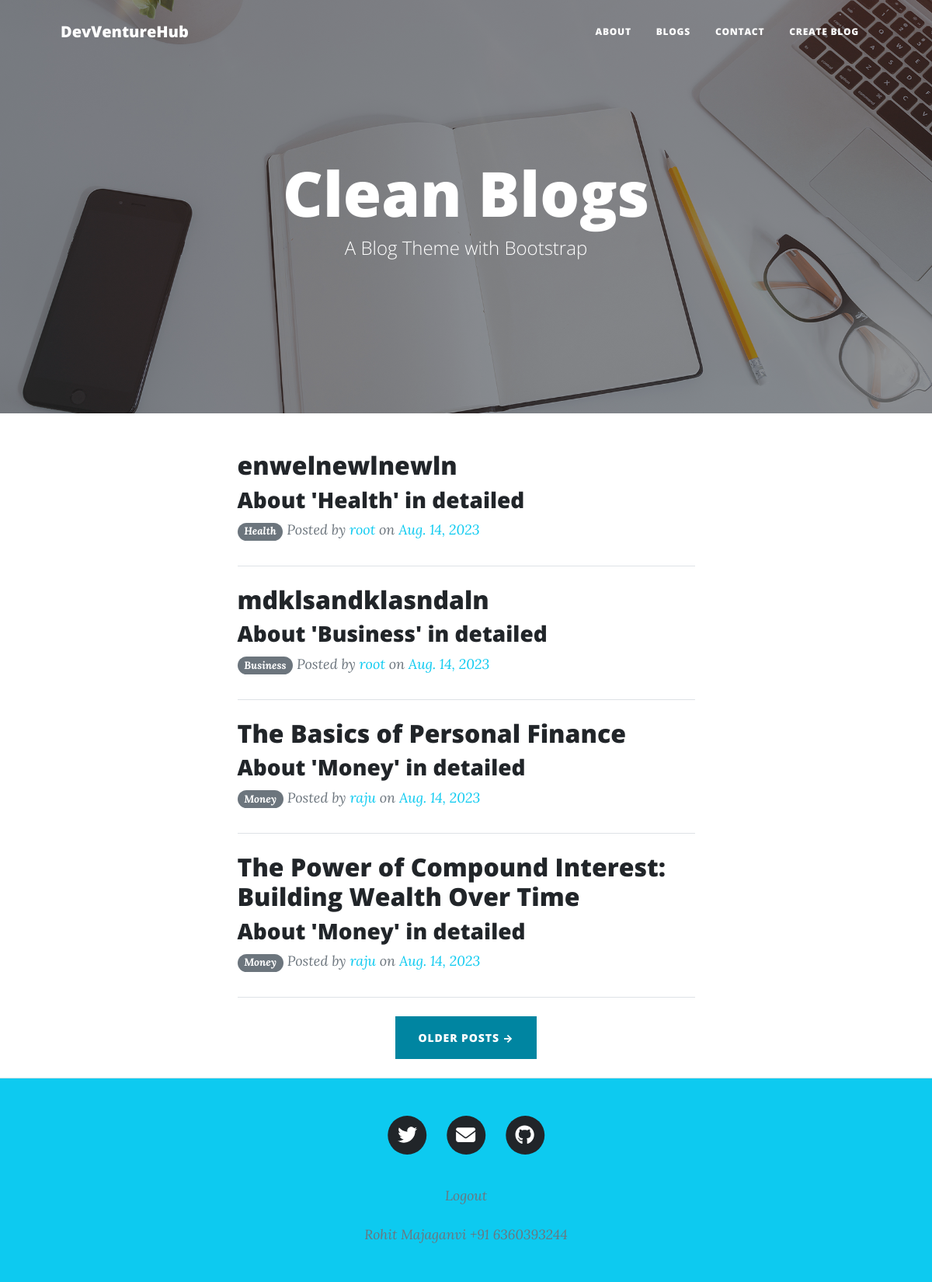
/ (signed in), run on the app's committed database.
### blog_page/models.py (models this page shows, shortened)
class Create_Blog(models.Model):
    blog_type = {
        ('World', 'World'),
        ('Design', 'Design'),
        ('Culture', 'Culture'),
        ('Politics', 'Politics'),
        ('Opinion', 'Opinion'),
        ('Science', 'Science'),
        ('Health', 'Health'),
        ('Travel', 'Travel'),
        ('Style', 'Style'),
        ('Personal', 'Personal'),
        ('Techno', 'Techno'),
        ('Money', 'Money'),
        ('Business', 'Business')
    }
    blog_id = models.UUIDField(default=uuid.uuid4)
    title = models.CharField(max_length=100, verbose_name='blog_name')
    blog_image = models.ImageField(upload_to='blog_images/')
    created_by = models.ForeignKey(Bloger, on_delete=models.CASCADE, unique=False, related_name='bloger_set')
    created_at = models.DateField(auto_now_add=True)
    blog_categery = models.CharField(max_length=10, choices=blog_type)
    content = models.TextField()

### users/models.py (models this page shows)
class Bloger(models.Model):
    user_id = models.UUIDField(default=uuid.uuid4)
    username = models.OneToOneField(User, on_delete=models.CASCADE, related_name='username_set')
    bloger_email = models.EmailField(max_length=100, unique=True, default= '@EmailField', null=False)
    contact_info = models.CharField(max_length=250, null=True, blank=True)
    join_date = models.DateTimeField(auto_now_add=True)
    def __str__(self) -> str:
        return self.username.username

### homepage/views.py (the view)
# urls.py: path('', home, name='home'),
def home(request):
    blog_list = Create_Blog.objects.filter(created_at__day__gte=0)
    return render(request, 'home/index.html', {'blog':blog_list})

### homepage/templates/home/index.html (shortened to what this page needs)
{% extends 'home/base.html' %}
{% load static %}
{% block content %}
    <header class="masthead" style="background-image: url('{% static 'assets/img/home-bg.jpg' %}')">
        <div class="container position-relative px-4 px-lg-5">
            <div class="row gx-4 gx-lg-5 justify-content-center">
                <div class="col-md-10 col-lg-8 col-xl-7">
                    <div class="site-heading">
                        <h1>Clean Blogs</h1>
                        <span class="subheading">A Blog Theme with Bootstrap</span>
                    </div>
                </div>
            </div>
        </div>
    </header>
    {% for blogs in blog %}
        {% if forloop.counter <= 5 %}
            <div class="container px-4 px-lg-5">
                <div class="row gx-4 gx-lg-5 justify-content-center">
                    <div class="col-md-10 col-lg-8 col-xl-7">
                        <div class="post-preview">
                            <h2 class="post-title text-primary">
                                <a href="details/{{ blogs.blog_id }}">
                                {{blogs.title}}</a></h2>
                            <h3 class="post-subtitle">About '{{blogs.blog_categery}}' in detailed</h3>
                            <p class="post-meta">
                                <span class="badge text-bg-secondary rounded-pill"><i>{{blogs.blog_categery}}</i></span> Posted by
                                <i class= "text-info ">{{blogs.created_by}}</i>
                                on<i class= "text-info ">  {{blogs.created_at}}</i>
                            </p>
                        </div>
                        <hr class="my-4" />
                    </div>
                </div>
            </div>
        {% endif %}
    {% endfor %}
    <div class="d-flex justify-content-center mb-4"><a class="btn btn-primary text-uppercase" href="{% url 'blog_post'%}">Older Posts →</a></div>
{% endblock content %}

### data on the page
Create_Blog: title "enwelnewlnewln", blog_categery "Health", created_by "root", created_at "Aug. 14, 2023"
Create_Blog: title "mdklsandklasndaln", blog_categery "Business", created_by "root", created_at "Aug. 14, 2023"
Create_Blog: title "The Basics of Personal Finance", blog_categery "Money", created_by "raju", created_at "Aug. 14, 2023"
Create_Blog: title "The Power of Compound Interest: Building Wealth Over Time", blog_categery "Money", created_by "raju", created_at "Aug. 14, 2023"
